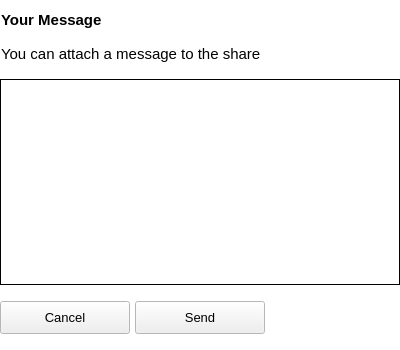
<?xml version="1.0" encoding="UTF-8"?>
<ui version="4.0">
 <class>OCC::ShareUserMessageWidget</class>
 <widget class="QWidget" name="OCC::ShareUserMessageWidget">
  <property name="geometry">
   <rect>
    <x>0</x>
    <y>0</y>
    <width>400</width>
    <height>350</height>
   </rect>
  </property>
  <property name="sizePolicy">
   <sizepolicy hsizetype="Fixed" vsizetype="Expanding">
    <horstretch>0</horstretch>
    <verstretch>0</verstretch>
   </sizepolicy>
  </property>
  <property name="palette">
   <palette>
    <active>
     <colorrole role="Base">
      <brush brushstyle="SolidPattern">
       <color alpha="255">
        <red>255</red>
        <green>255</green>
        <blue>255</blue>
       </color>
      </brush>
     </colorrole>
     <colorrole role="Window">
      <brush brushstyle="SolidPattern">
       <color alpha="255">
        <red>255</red>
        <green>255</green>
        <blue>255</blue>
       </color>
      </brush>
     </colorrole>
     <colorrole role="Highlight">
      <brush brushstyle="SolidPattern">
       <color alpha="255">
        <red>226</red>
        <green>0</green>
        <blue>116</blue>
       </color>
      </brush>
     </colorrole>
     <colorrole role="Link">
      <brush brushstyle="SolidPattern">
       <color alpha="255">
        <red>226</red>
        <green>0</green>
        <blue>116</blue>
       </color>
      </brush>
     </colorrole>
    </active>
    <inactive>
     <colorrole role="Base">
      <brush brushstyle="SolidPattern">
       <color alpha="255">
        <red>255</red>
        <green>255</green>
        <blue>255</blue>
       </color>
      </brush>
     </colorrole>
     <colorrole role="Window">
      <brush brushstyle="SolidPattern">
       <color alpha="255">
        <red>255</red>
        <green>255</green>
        <blue>255</blue>
       </color>
      </brush>
     </colorrole>
     <colorrole role="Highlight">
      <brush brushstyle="SolidPattern">
       <color alpha="255">
        <red>226</red>
        <green>0</green>
        <blue>116</blue>
       </color>
      </brush>
     </colorrole>
     <colorrole role="Link">
      <brush brushstyle="SolidPattern">
       <color alpha="255">
        <red>226</red>
        <green>0</green>
        <blue>116</blue>
       </color>
      </brush>
     </colorrole>
    </inactive>
    <disabled>
     <colorrole role="Base">
      <brush brushstyle="SolidPattern">
       <color alpha="255">
        <red>255</red>
        <green>255</green>
        <blue>255</blue>
       </color>
      </brush>
     </colorrole>
     <colorrole role="Window">
      <brush brushstyle="SolidPattern">
       <color alpha="255">
        <red>255</red>
        <green>255</green>
        <blue>255</blue>
       </color>
      </brush>
     </colorrole>
     <colorrole role="Highlight">
      <brush brushstyle="SolidPattern">
       <color alpha="255">
        <red>0</red>
        <green>120</green>
        <blue>215</blue>
       </color>
      </brush>
     </colorrole>
     <colorrole role="Link">
      <brush brushstyle="SolidPattern">
       <color alpha="255">
        <red>226</red>
        <green>0</green>
        <blue>116</blue>
       </color>
      </brush>
     </colorrole>
    </disabled>
   </palette>
  </property>
  <property name="font">
   <font>
    <family>Segoe UI</family>
    <pointsize>10</pointsize>
   </font>
  </property>
  <layout class="QVBoxLayout" name="verticalLayout">
   <property name="spacing">
    <number>16</number>
   </property>
   <property name="leftMargin">
    <number>0</number>
   </property>
   <property name="rightMargin">
    <number>0</number>
   </property>
   <property name="bottomMargin">
    <number>16</number>
   </property>
   <item>
    <widget class="QLabel" name="NoteLabel_2">
     <property name="sizePolicy">
      <sizepolicy hsizetype="Preferred" vsizetype="Fixed">
       <horstretch>0</horstretch>
       <verstretch>0</verstretch>
      </sizepolicy>
     </property>
     <property name="minimumSize">
      <size>
       <width>78</width>
       <height>0</height>
      </size>
     </property>
     <property name="font">
      <font>
       <family>Segoe UI</family>
       <pointsize>11</pointsize>
       <weight>75</weight>
       <bold>true</bold>
      </font>
     </property>
     <property name="text">
      <string>Your Message</string>
     </property>
     <property name="alignment">
      <set>Qt::AlignLeading|Qt::AlignLeft|Qt::AlignVCenter</set>
     </property>
     <property name="indent">
      <number>1</number>
     </property>
    </widget>
   </item>
   <item>
    <widget class="QLabel" name="NoteLabel_3">
     <property name="sizePolicy">
      <sizepolicy hsizetype="Preferred" vsizetype="Fixed">
       <horstretch>0</horstretch>
       <verstretch>0</verstretch>
      </sizepolicy>
     </property>
     <property name="minimumSize">
      <size>
       <width>78</width>
       <height>0</height>
      </size>
     </property>
     <property name="font">
      <font>
       <family>Segoe UI</family>
       <pointsize>11</pointsize>
       <weight>50</weight>
       <bold>false</bold>
      </font>
     </property>
     <property name="text">
      <string>You can attach a message to the share</string>
     </property>
     <property name="alignment">
      <set>Qt::AlignLeading|Qt::AlignLeft|Qt::AlignVCenter</set>
     </property>
     <property name="indent">
      <number>1</number>
     </property>
    </widget>
   </item>
   <item>
    <widget class="QTextEdit" name="textEdit_MessageNote">
     <property name="minimumSize">
      <size>
       <width>355</width>
       <height>154</height>
      </size>
     </property>
     <property name="palette">
      <palette>
       <active>
        <colorrole role="WindowText">
         <brush brushstyle="SolidPattern">
          <color alpha="255">
           <red>0</red>
           <green>0</green>
           <blue>0</blue>
          </color>
         </brush>
        </colorrole>
        <colorrole role="Light">
         <brush brushstyle="SolidPattern">
          <color alpha="255">
           <red>226</red>
           <green>0</green>
           <blue>116</blue>
          </color>
         </brush>
        </colorrole>
        <colorrole role="Base">
         <brush brushstyle="SolidPattern">
          <color alpha="255">
           <red>255</red>
           <green>255</green>
           <blue>255</blue>
          </color>
         </brush>
        </colorrole>
        <colorrole role="Shadow">
         <brush brushstyle="SolidPattern">
          <color alpha="255">
           <red>226</red>
           <green>0</green>
           <blue>116</blue>
          </color>
         </brush>
        </colorrole>
        <colorrole role="AlternateBase">
         <brush brushstyle="SolidPattern">
          <color alpha="255">
           <red>242</red>
           <green>242</green>
           <blue>242</blue>
          </color>
         </brush>
        </colorrole>
        <colorrole role="ToolTipText">
         <brush brushstyle="SolidPattern">
          <color alpha="255">
           <red>0</red>
           <green>0</green>
           <blue>0</blue>
          </color>
         </brush>
        </colorrole>
       </active>
       <inactive>
        <colorrole role="WindowText">
         <brush brushstyle="SolidPattern">
          <color alpha="255">
           <red>0</red>
           <green>0</green>
           <blue>0</blue>
          </color>
         </brush>
        </colorrole>
        <colorrole role="Light">
         <brush brushstyle="SolidPattern">
          <color alpha="255">
           <red>226</red>
           <green>0</green>
           <blue>116</blue>
          </color>
         </brush>
        </colorrole>
        <colorrole role="Base">
         <brush brushstyle="SolidPattern">
          <color alpha="255">
           <red>255</red>
           <green>255</green>
           <blue>255</blue>
          </color>
         </brush>
        </colorrole>
        <colorrole role="Shadow">
         <brush brushstyle="SolidPattern">
          <color alpha="255">
           <red>226</red>
           <green>0</green>
           <blue>116</blue>
          </color>
         </brush>
        </colorrole>
        <colorrole role="AlternateBase">
         <brush brushstyle="SolidPattern">
          <color alpha="255">
           <red>242</red>
           <green>242</green>
           <blue>242</blue>
          </color>
         </brush>
        </colorrole>
        <colorrole role="ToolTipText">
         <brush brushstyle="SolidPattern">
          <color alpha="255">
           <red>0</red>
           <green>0</green>
           <blue>0</blue>
          </color>
         </brush>
        </colorrole>
       </inactive>
       <disabled>
        <colorrole role="WindowText">
         <brush brushstyle="SolidPattern">
          <color alpha="255">
           <red>120</red>
           <green>120</green>
           <blue>120</blue>
          </color>
         </brush>
        </colorrole>
        <colorrole role="Light">
         <brush brushstyle="SolidPattern">
          <color alpha="255">
           <red>226</red>
           <green>0</green>
           <blue>116</blue>
          </color>
         </brush>
        </colorrole>
        <colorrole role="Base">
         <brush brushstyle="SolidPattern">
          <color alpha="255">
           <red>255</red>
           <green>255</green>
           <blue>255</blue>
          </color>
         </brush>
        </colorrole>
        <colorrole role="Shadow">
         <brush brushstyle="SolidPattern">
          <color alpha="255">
           <red>226</red>
           <green>0</green>
           <blue>116</blue>
          </color>
         </brush>
        </colorrole>
        <colorrole role="AlternateBase">
         <brush brushstyle="SolidPattern">
          <color alpha="255">
           <red>242</red>
           <green>242</green>
           <blue>242</blue>
          </color>
         </brush>
        </colorrole>
        <colorrole role="ToolTipText">
         <brush brushstyle="SolidPattern">
          <color alpha="255">
           <red>0</red>
           <green>0</green>
           <blue>0</blue>
          </color>
         </brush>
        </colorrole>
       </disabled>
      </palette>
     </property>
     <property name="font">
      <font>
       <family>Segoe UI</family>
       <pointsize>11</pointsize>
      </font>
     </property>
     <property name="styleSheet">
      <string notr="true"/>
     </property>
     <property name="frameShape">
      <enum>QFrame::Box</enum>
     </property>
     <property name="frameShadow">
      <enum>QFrame::Plain</enum>
     </property>
     <property name="lineWidth">
      <number>1</number>
     </property>
     <property name="sizeAdjustPolicy">
      <enum>QAbstractScrollArea::AdjustToContents</enum>
     </property>
     <property name="html">
      <string>&lt;!DOCTYPE HTML PUBLIC &quot;-//W3C//DTD HTML 4.0//EN&quot; &quot;http://www.w3.org/TR/REC-html40/strict.dtd&quot;&gt;
&lt;html&gt;&lt;head&gt;&lt;meta name=&quot;qrichtext&quot; content=&quot;1&quot; /&gt;&lt;style type=&quot;text/css&quot;&gt;
p, li { white-space: pre-wrap; }
&lt;/style&gt;&lt;/head&gt;&lt;body style=&quot; font-family:'Segoe UI','Segoe UI'; font-size:11pt; font-weight:400; font-style:normal;&quot;&gt;
&lt;p style=&quot; margin-top:12px; margin-bottom:12px; margin-left:0px; margin-right:0px; -qt-block-indent:0; text-indent:0px;&quot;&gt;&lt;span style=&quot; font-family:'Segoe UI';&quot;&gt;&lt;br /&gt;&lt;/span&gt;&lt;/p&gt;&lt;/body&gt;&lt;/html&gt;</string>
     </property>
    </widget>
   </item>
   <item>
    <layout class="QHBoxLayout" name="horizontalLayout">
     <property name="spacing">
      <number>5</number>
     </property>
     <item>
      <widget class="QPushButton" name="cancelButton">
       <property name="sizePolicy">
        <sizepolicy hsizetype="Maximum" vsizetype="Fixed">
         <horstretch>0</horstretch>
         <verstretch>0</verstretch>
        </sizepolicy>
       </property>
       <property name="minimumSize">
        <size>
         <width>130</width>
         <height>33</height>
        </size>
       </property>
       <property name="font">
        <font>
         <family>Segoe UI</family>
         <pointsize>10</pointsize>
        </font>
       </property>
       <property name="styleSheet">
        <string notr="true"/>
       </property>
       <property name="text">
        <string>Cancel</string>
       </property>
      </widget>
     </item>
     <item>
      <widget class="QPushButton" name="sendButton">
       <property name="sizePolicy">
        <sizepolicy hsizetype="Maximum" vsizetype="Fixed">
         <horstretch>0</horstretch>
         <verstretch>0</verstretch>
        </sizepolicy>
       </property>
       <property name="minimumSize">
        <size>
         <width>130</width>
         <height>33</height>
        </size>
       </property>
       <property name="font">
        <font>
         <family>Segoe UI</family>
         <pointsize>10</pointsize>
        </font>
       </property>
       <property name="styleSheet">
        <string notr="true"/>
       </property>
       <property name="text">
        <string>Send</string>
       </property>
      </widget>
     </item>
     <item>
      <spacer name="horizontalSpacer">
       <property name="orientation">
        <enum>Qt::Horizontal</enum>
       </property>
       <property name="sizeType">
        <enum>QSizePolicy::Expanding</enum>
       </property>
       <property name="sizeHint" stdset="0">
        <size>
         <width>40</width>
         <height>13</height>
        </size>
       </property>
      </spacer>
     </item>
    </layout>
   </item>
  </layout>
 </widget>
 <layoutdefault spacing="6" margin="11"/>
 <resources/>
 <connections/>
</ui>
